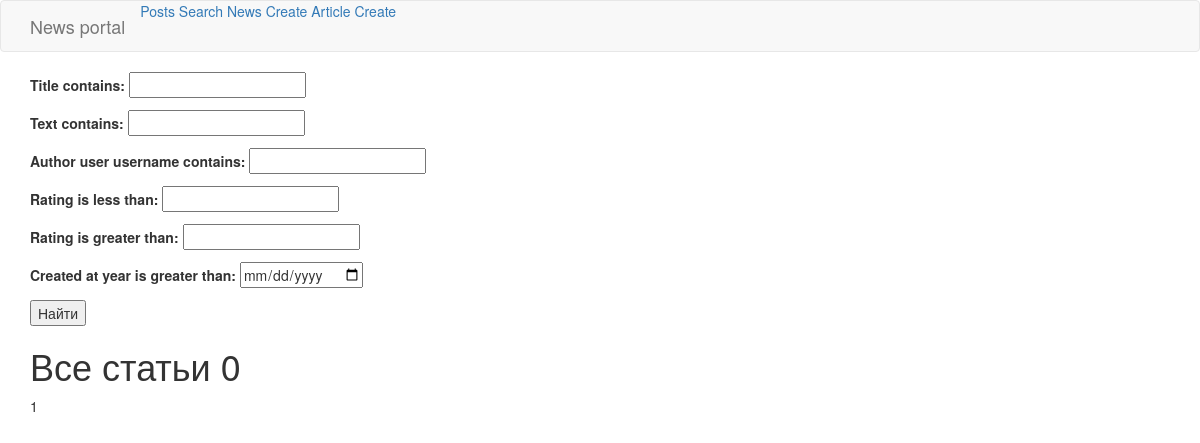
/PostList, run on an earlier commit of the app's database.
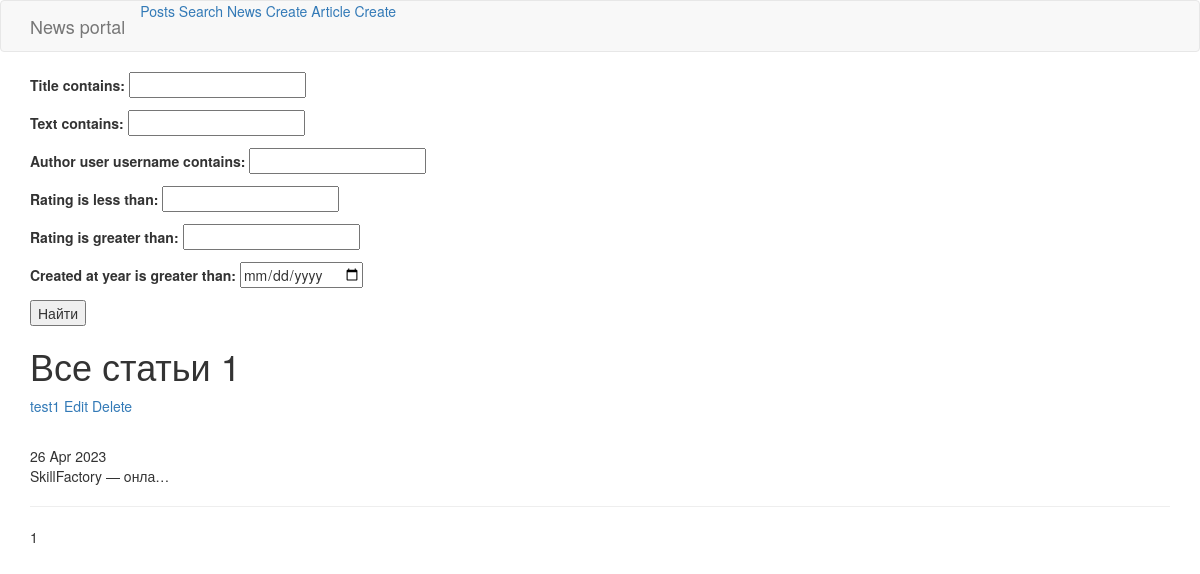
And on a later commit of the database.
### authors/models.py (models this page shows, shortened)
class Post(models.Model):
    author = models.ForeignKey(
        Author, related_name='posts',
        on_delete=models.CASCADE,
    )
    categories = models.ManyToManyField(Category)
    type = models.CharField(max_length=1, choices=TYPE_CHOICES)
    title = models.CharField(unique=True, max_length=256)
    text = models.TextField()
    rating = models.IntegerField(default=0)
    created_at = models.DateTimeField(auto_now_add=True, null=True)
    updated_at = models.DateTimeField(auto_now=True, null=True)

### authors/views.py (the view)
# urls.py: path('PostList', PostsList.as_view(), name="post_list"),
class PostsList(ListView):
    model = Post
    ordering = '-created_at'
    template_name = 'posts.html'
    context_object_name = 'posts'
    paginate_by = 10
    def get_queryset(self):
        queryset = super().get_queryset()
        self.filterset = PostFilter(self.request.GET, queryset)
        return self.filterset.qs
    def get_context_data(self, **kwargs):
        context = super().get_context_data(**kwargs)
        context['filterset'] = self.filterset
        return context

### authors/templatetags/censor.py (called while the page is built)
def check_word(word):
    if word in CENSORED_WORDS:
        word = re.sub(r'[aeiouy]', '*', word)
    return word

@register.filter(name="my_censor")
def censor(value):
    words = value.split()
    words = [check_word(word) for word in words]
    return ' '.join(words)

### authors/templates/authors/posts.html (shortened to what this page needs)
{% extends 'flatpages/default.html' %}
{% load censor %}
{% load censor custom_tags%}
{% block content %}
<form action="" method="get">
       {{ filterset.form.as_p }}
       <input type="submit" value="Найти" />
   </form>
<h1>Все статьи {{posts|length}}</h1>
{% for post in posts %}
<p><a href="{% url 'authors:post' pk=post.pk %}">{{ post.title|my_censor }}</a>
{% if post.type == 'A' %}
    <a href="{% url 'authors:article-edit' pk=post.pk %}">Edit</a>
    <a href="{% url 'authors:article-delete' pk=post.pk %}">Delete</a>
{% else %}
    <a href="{% url 'authors:news-edit' pk=post.pk %}">Edit</a>
    <a href="{% url 'authors:news-delete' pk=post.pk %}">Delete</a>
{% endif %}
    </p>
<br> {{post.created_at|date:'d M Y'}} <br> {{ post.text|truncatechars:20|my_censor }}
<hr>
{% endfor %}
   {{ page_obj.number }}
{% endblock content %}

### authors/templates/authors/flatpages/default.html (shortened to what this page needs)
<!DOCTYPE html>
<html lang="en">
<head>
  <link rel="stylesheet" href="https://maxcdn.bootstrapcdn.com/bootstrap/3.3.7/css/bootstrap.min.css">
</head>
<body>
  <nav class="navbar navbar-default">
    <div class="container">
      <div class="navbar-header">
        <a class="navbar-brand" href="#">News portal</a>
      </div>
      <nav class="nav">
          <a href="{% url 'authors:posts' %}">Posts</a>
          <a href="{% url 'authors:search' %}">Search</a>
          <a href="{% url 'authors:news-create' %}">News Create</a>
          <a href="{% url 'authors:article-create' %}">Article Create</a>
      </nav>
    </div>
  </nav>
  <div class="container">
    {% block content %}{% endblock content %}
  </div>
</body>
</html>

What changed in the data, as far as the page shows it:
added Post: title|my_censor "test1", type "Edit", created_at "26 Apr 2023", text|my_censor "SkillFactory — oнла…"
Also different on the page:
{{ posts|length }}: "0" → "1"
